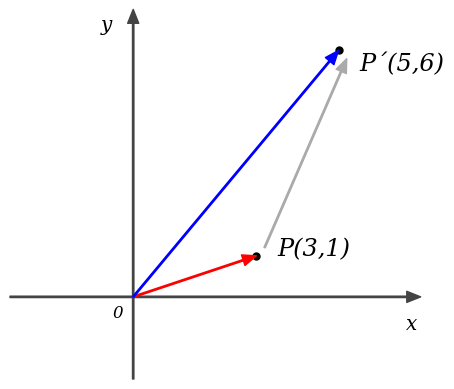

This figure's Python source:
import numpy as np
from matplotlib import pyplot
from matplotlib import patches

ax = 0

def init_graph():
    global ax

    size = 10
    col = '#444444'
    
    fig = pyplot.figure()
    ax = fig.add_subplot(111)
    ax.set_aspect('equal') # アスペクト比イコール
    
    point_x = {'start': [-3, 0], 'end': [7, 0]}
    point_y = {'start': [0, -2], 'end': [0, size * 0.7]}

    ax.annotate('', xy=point_x['end'], xytext=point_x['start'],  # X軸
                arrowprops=dict(shrink=0, width=1, headwidth=8, 
                                headlength=10, connectionstyle='arc3',
                                facecolor=col, edgecolor=col)
               )
    ax.annotate('', xy=point_y['end'], xytext=point_y['start'],  # Y軸
                arrowprops=dict(shrink=0, width=1, headwidth=8, 
                                headlength=10, connectionstyle='arc3',
                                facecolor=col, edgecolor=col)
               )


    # グラフの範囲
    ax.set_xlim([-3, 7])
    ax.set_ylim([-2, size * 0.7])

    ax.axis("off") # 外枠の軸を消す
    ax.text(-0.5, -0.5, "0", fontstyle='oblique', fontname='serif', fontsize="large") # 原点０の表示
    ax.text(7 * 0.95, -0.8, "x", fontstyle='oblique', fontname='serif', fontsize="x-large") # xの表示
    ax.text(-0.8, size * 0.65, "y", fontstyle='oblique', fontname='serif', fontsize="x-large") # yの表示
    


def draw_vec(x, y, col):
    global ax
    point = {'start': [0, 0], 'end': [x, y]}
    ax.annotate('', xy=point['end'], xytext=point['start'],
                arrowprops=dict(shrink=0, width=1, headwidth=8, 
                                headlength=10, connectionstyle='arc3',
                                facecolor=col, edgecolor=col))

def draw_vec2(x0, y0, x1, y1, col):
    global ax
    point = {'start': [x0, y0], 'end': [x1, y1]}
    ax.annotate('', xy=point['end'], xytext=point['start'],
                arrowprops=dict(shrink=0, width=1, headwidth=8, 
                                headlength=10, connectionstyle='arc3',
                                facecolor=col, edgecolor=col))

def draw_line(x0, y0, x1, y1, col):
    global ax
    point = {'start': [x0, y0], 'end': [x1, y1]}
    ax.annotate('', xy=point['end'], xytext=point['start'],
            arrowprops=dict(arrowstyle='-', 
                            connectionstyle='arc3', 
                            facecolor=col, edgecolor=col))

def draw_dline(x0, y0, x1, y1, col):
    global ax
    point = {'start': [x0, y0], 'end': [x1, y1]}
    ax.annotate('', xy=point['end'], xytext=point['start'],
            arrowprops=dict(arrowstyle='-', 
                            connectionstyle='arc3', 
                            linestyle='dotted',
                            alpha=0.7,
                            facecolor=col, edgecolor=col))

def draw_text(x, y, s):
    global ax
    ax.text(x, y, s, fontstyle='oblique', fontname='serif', fontsize="x-large") 

def draw_text2(x, y, s, size):
    global ax
    ax.text(x, y, s, fontstyle='oblique', fontname='serif', fontsize=size) 


def draw_dot(x, y):
    pyplot.plot(x,y,'black',marker='.', markersize=10)


def draw_arc(x0, y0, x1, y1, col):
    global ax
    a = patches.Arc((x0, y0), x1, y1, theta1=0, theta2=60, edgecolor=col, linewidth=1)
    ax.add_patch(a)


init_graph()

# draw_vec2(0, 0.2, 5.0, 2.7, 'red')
# draw_vec2(0, 0, 5.1, 2.55, 'blue')

# draw_text(3.8, 3.2, 'P(x, y)')
# draw_text(6.5, 4.5, "P'(kx, ky)")

draw_vec(3, 1,'red')
draw_vec(5, 6,'blue')

draw_vec2(3+0.2,1+0.2,5+0.2,6-0.2,'#aaaaaa')

draw_dot(3, 1)
draw_dot(5, 6)

draw_text2(3.5, 1, "P(3,1)", 'xx-large')
draw_text2(5.5, 5.5, "P´(5,6)", 'xx-large')




pyplot.show()
